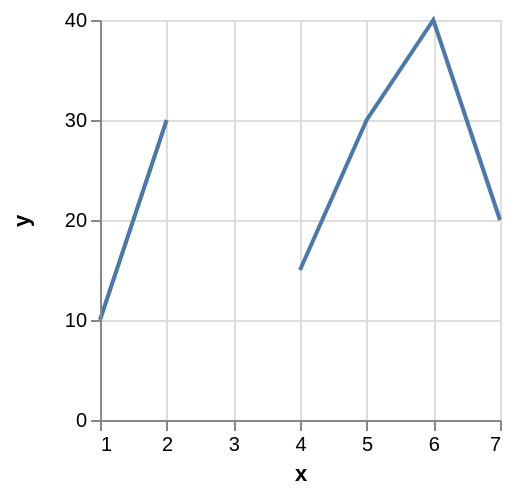

Vega-Lite specification for this chart:
### Vega specification from a JSON file in a GitHub repository (floating-point values rounded to 4 significant figures)
{"$schema": "https://vega.github.io/schema/vega/v3.json", "description": "A simple bar chart with embedded data.", "autosize": "pad", "padding": 5, "width": 200, "height": 200, "style": "cell", "data": [{"name": "source_0", "values": [{"x": 1, "y": 10}, {"x": 2, "y": 30}, {"x": 3, "y": null}, {"x": 4, "y": 15}, {"x": 5, "y": 30}, {"x": 6, "y": 40}, {"x": 7, "y": 20}]}, {"name": "data_0", "source": "source_0", "transform": [{"type": "formula", "expr": "toNumber(datum[\"x\"])", "as": "x"}, {"type": "formula", "expr": "toNumber(datum[\"y\"])", "as": "y"}]}], "marks": [{"name": "marks", "type": "line", "style": ["line"], "sort": {"field": "datum[\"x\"]", "order": "descending"}, "from": {"data": "data_0"}, "encode": {"update": {"stroke": {"value": "#4c78a8"}, "x": {"scale": "x", "field": "x"}, "y": {"scale": "y", "field": "y"}, "defined": {"signal": "datum[\"x\"] !== null && !isNaN(datum[\"x\"]) && datum[\"y\"] !== null && !isNaN(datum[\"y\"])"}}}}], "scales": [{"name": "x", "type": "linear", "domain": {"data": "data_0", "field": "x"}, "range": [0, {"signal": "width"}], "nice": true, "zero": false}, {"name": "y", "type": "linear", "domain": {"data": "data_0", "field": "y"}, "range": [{"signal": "height"}, 0], "nice": true, "zero": true}], "axes": [{"scale": "x", "orient": "bottom", "grid": false, "title": "x", "labelFlush": true, "labelOverlap": true, "tickCount": {"signal": "ceil(width/40)"}, "zindex": 1}, {"scale": "x", "orient": "bottom", "grid": true, "tickCount": {"signal": "ceil(width/40)"}, "gridScale": "y", "domain": false, "labels": false, "maxExtent": 0, "minExtent": 0, "ticks": false, "zindex": 0}, {"scale": "y", "orient": "left", "grid": false, "title": "y", "labelOverlap": true, "tickCount": {"signal": "ceil(height/40)"}, "zindex": 1}, {"scale": "y", "orient": "left", "grid": true, "tickCount": {"signal": "ceil(height/40)"}, "gridScale": "x", "domain": false, "labels": false, "maxExtent": 0, "minExtent": 0, "ticks": false, "zindex": 0}], "config": {"axisY": {"minExtent": 30}}}
